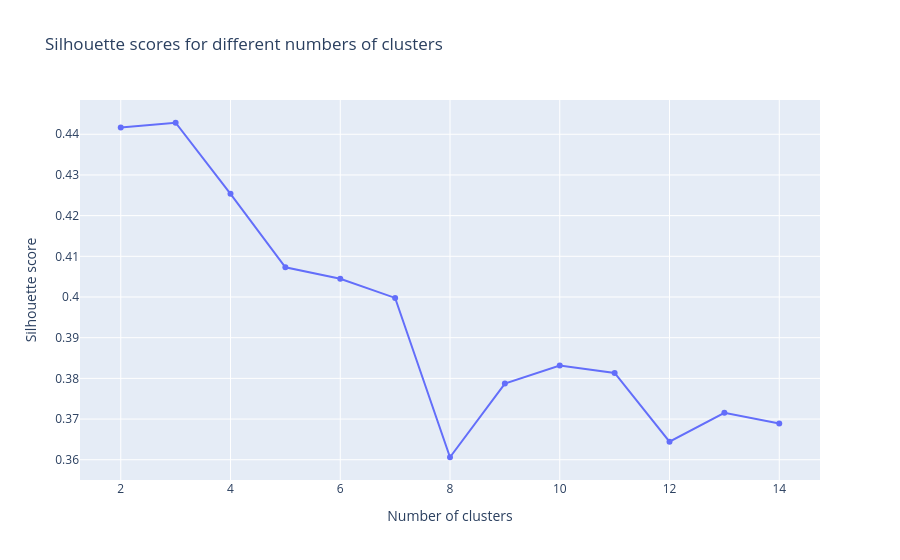

The cell this chart's notebook holds for it:
### Code cell
from sklearn.cluster import KMeans
from sklearn.metrics import silhouette_score

# Perform PCA
pca = PCA(n_components=22)
pca_transformed_data = pca.fit_transform(grads)

# Calculate the silhouette score for different numbers of clusters
silhouette_scores = []
max_clusters = 15
for n_clusters in range(2, max_clusters):
    kmeans = KMeans(n_clusters=n_clusters, random_state=0)
    clusters = kmeans.fit_predict(pca_transformed_data)
    silhouette_scores.append(silhouette_score(pca_transformed_data, clusters))

# Plot the silhouette scores
fig = go.Figure()
fig.add_trace(go.Scatter(x=list(range(2, max_clusters+1)), y=silhouette_scores, mode='lines+markers'))
fig.update_layout(title='Silhouette scores for different numbers of clusters', xaxis_title='Number of clusters', yaxis_title='Silhouette score')
fig.show()

### Figure 1 — Plotly figure (JSON) as saved in the notebook; plotly's stock layout.template omitted (floating-point values rounded to 4 significant figures)
{"data": [{"mode": "lines+markers", "type": "scatter", "x": [2, 3, 4, 5, 6, 7, 8, 9, 10, 11, 12, 13, 14, 15], "y": [0.4417, 0.4428, 0.4254, 0.4073, 0.4045, 0.3998, 0.3606, 0.3787, 0.3831, 0.3813, 0.3644, 0.3715, 0.3689]}], "layout": {"title": {"text": "Silhouette scores for different numbers of clusters"}, "xaxis": {"title": {"text": "Number of clusters"}}, "yaxis": {"title": {"text": "Silhouette score"}}}}
